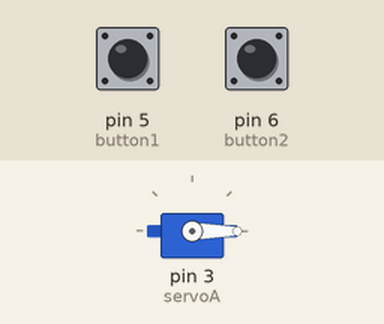
Simulated run of this sketch. Board: Arduino Uno, built with avr-gcc and run on an emulated ATmega328P. On the bench: servo. The inputs (shaded band) are chosen by the test bench; at power-on: pin 5 (button1) HIGH, pin 6 (button2) HIGH.

Above: at 1.2 s.
1.3 s: pin 5 (button1) pulled LOW for 0.15 s
At 2.3 s:
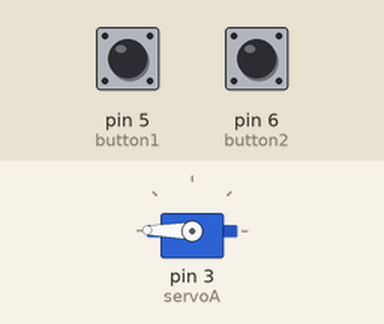
2.9 s: pin 6 (button2) pulled LOW for 0.15 s
At 3.2 s:
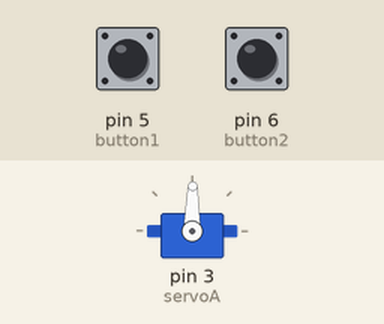
Timing chart, 0 to 5.9 s (numbered marks = the images above; inputs shaded):
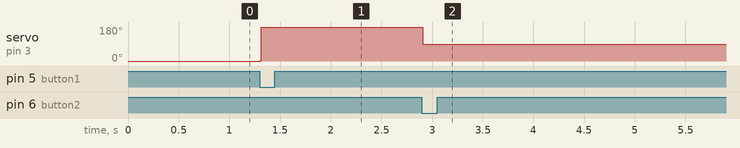

The sketch:

Servomotor_Tinkercad_.ino
```cpp
#include <Servo.h>
const int button1 = 5;
const int button2 = 6;
int buttonState = 0;
int buttonState2 = 0;

Servo servoA;

int position = 0;
int position1= 0;

void setup() {
servoA.attach(3);

pinMode(button1, INPUT);
pinMode(button2,INPUT);
}

void loop() {
buttonState = digitalRead(button1);
buttonState2 = digitalRead(button2);

if(buttonState ==LOW && position < 180){
servoA.write(position++);
}

if(buttonState == HIGH && position == 0){
servoA.write(position--);
}

if(buttonState2 ==LOW && position1 < 90){
servoA.write(position1++);
}

if(buttonState2 == HIGH && position1 == 0){
servoA.write(position1--);
}

}
```

Measured:
- after the input at 1.3 s, servo on pin 3 (servoA): 0° → 179° at once
- after the input at 2.9 s, servo on pin 3 (servoA): 179° → 89° at once
